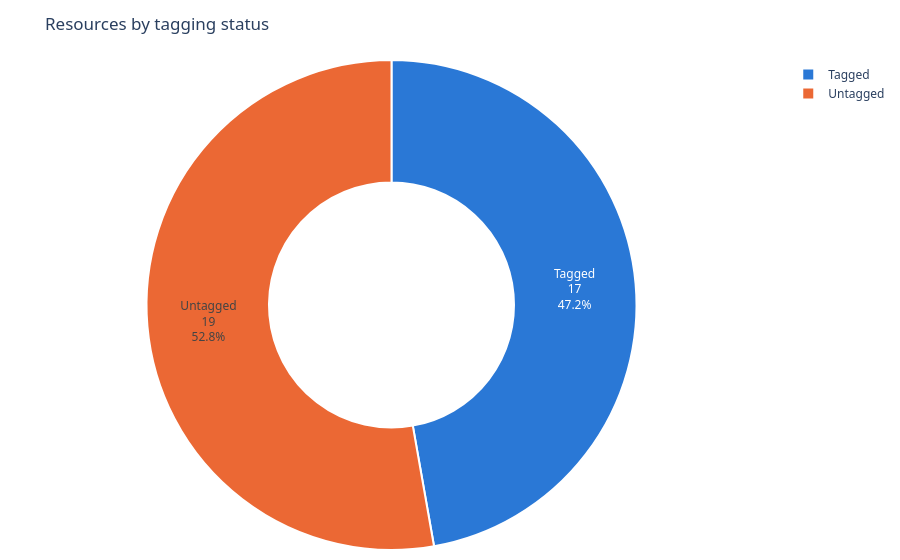

Notebook cell for this chart:
### Markdown cell above
### 4.1 Pie chart: tagged vs untagged resources

### Code cell
counts = df["Status"].value_counts().reindex(["Tagged", "Untagged"]).reset_index()
fig = px.pie(counts, names="Status", values="count", hole=0.5, color="Status",
             color_discrete_map=COLORS, title="Resources by tagging status")
fig.update_traces(textinfo="label+value+percent", sort=False,
                  marker_line_color="white", marker_line_width=2)
style(fig).show()

### Figure 1 — Plotly figure (JSON) as saved in the notebook; plotly's stock layout.template omitted (floating-point values rounded to 4 significant figures)
{"data": [{"customdata": [["Tagged"], ["Untagged"]], "domain": {"x": [0.0, 1.0], "y": [0.0, 1.0]}, "hole": 0.5, "hovertemplate": "Status=%{customdata[0]}<br>count=%{value}<extra></extra>", "labels": ["Tagged", "Untagged"], "legendgroup": "", "marker": {"colors": ["#2a78d6", "#eb6834"], "line": {"color": "white", "width": 2}}, "name": "", "showlegend": true, "sort": false, "textinfo": "label+value+percent", "type": "pie", "values": [17, 19]}], "layout": {"barcornerradius": 4, "font": {"family": "Segoe UI, Arial"}, "legend": {"title": {"text": ""}, "tracegroupgap": 0}, "margin": {"b": 10, "l": 10, "r": 10, "t": 60}, "title": {"text": "Resources by tagging status"}}}
